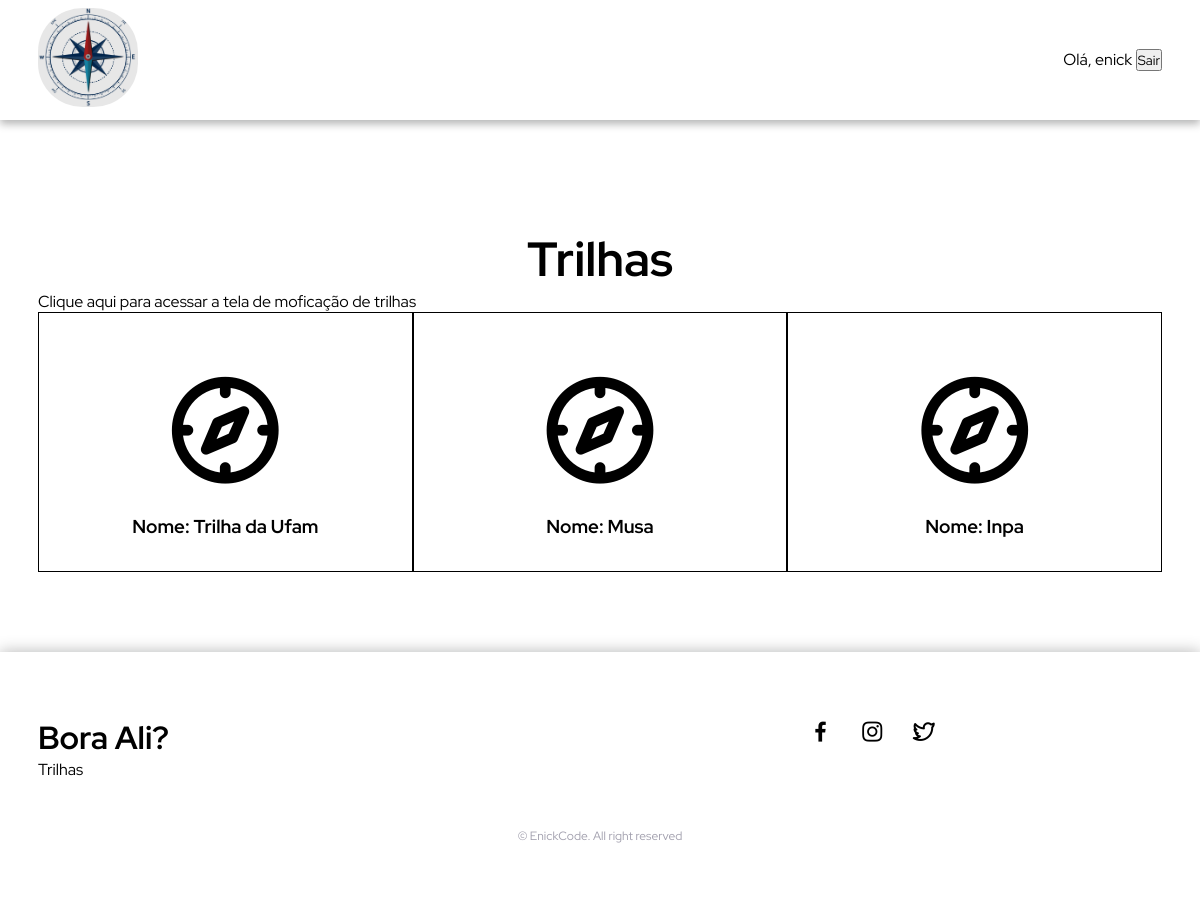
The app's page / (signed in) with its own data.
### BoraAli/models.py (models this page shows)
class Trilha(models.Model):
    nome_trilha = models.CharField(max_length=200)
    descricao = models.TextField()
    localizacao = models.TextField()
    duracao = models.IntegerField()
    nivel = models.CharField(max_length=20)
    curiosidades = models.CharField(max_length=400, blank=True, null=True)
    data_criacao = models.DateTimeField(default=datetime.now, blank=True)

### BoraAli/views.py (the view)
# urls.py: path('', views.index, name='index'),
def index(request):
    trilhas = Trilha.objects.all()
    dados = {
        'trilhas': trilhas
    }
    return render(request, 'index.html', dados)

### BoraAli/templates/index.html (shortened to what this page needs)
{% extends 'base.html' %} {% load static %} {% block content %}
<main>
  {% include 'partials/menu.html' %}
  <section class="section" id="home">
  </section>
  <section class="section container cards">
    <center>
      <h2 class="cards__title">Trilhas</h2>
    </center>
    {% if user.is_authenticated %}
    <a href="{% url 'modificacao' %}">
      Clique aqui para acessar a tela de moficação de trilhas</a
    >
    {% endif %}
    <div class="card">
      {% if trilhas %} {% for trilha in trilhas %}
      <div class="card__content">
        <a href="{% url 'trilha' trilha.id %}" class="card__link">
          <i class="uil uil-compass card__logo"></i>
          <h3 class="card__title">Nome: {{ trilha.nome_trilha }}</h3>
        </a>
      </div>
      {% endfor %} {% endif %}
    </div>
  </section>
</main>
{% include 'partials/footer.html' %} {% endblock %}

### BoraAli/templates/partials/menu.html (shortened to what this page needs)
{% load static %}
<header class="header">
  <nav class="navigation container grid">
    <a href="{% url 'index' %}">
      <img
        src="{% static 'img/logo.jpg' %}"
        class="navigation__logo"
        alt="Logomarca"
      />
    </a>
    <ul class="navigation__list">
      {% if user.is_authenticated %}
      <p>
        Olá, {{ user.get_username }}
        <button>
          <a href="{% url 'logout' %}">Sair</a>
        </button>
      </p>
      {% endif %}
    </ul>
  </nav>
</header>

### ProjectBase/static/style.css (style rules this page uses)
:root { --first-color: #00bfff; --body-font: 'Red Hat Display', sans-serif; }
* { box-sizing: border-box; padding: 0; margin: 0; }
body, button { font-family: var(--body-font); }
html { scroll-behavior: smooth; }
ul { list-style: none; }
a { text-decoration: none; color: #000; }
img { max-width: 100%; height: auto; }
.container { max-width: 1124px; margin-right: auto; margin-left: auto; }
.section { padding: 7.1rem 0 0; }
.grid { display: grid; }
.header { width: 100%; background-color: transparent; position: fixed; top: 0; left: 0; transition: background 0.3s; background-color: #fff; box-shadow: 0 4px 8px hsla(180, 12%, 4%, 0.3); }
.navigation { display: flex; justify-content: space-between; align-items: center; }
.navigation__logo { width: 100px; border-radius: 45%; padding-top: 0.5rem; padding-bottom: 0.5rem; }
.navigation__list { display: flex; flex-direction: row; gap: 2.5rem; }
.cards__title { font-size: 3rem; }
.card { display: grid; grid-template-columns: repeat(3, 1fr); }
.card__content { display: flex; border: 1px solid #000; flex-direction: column; align-items: center; }
.card__link { display: flex; padding: 2rem; flex-direction: column; align-items: center; }
.card__logo { font-size: 8rem; }

### records on screen
Trilha: nome_trilha "Trilha da Ufam"
Trilha: nome_trilha "Musa"
Trilha: nome_trilha "Inpa"

### other values on screen
{{ user.get_username }} "enick"
